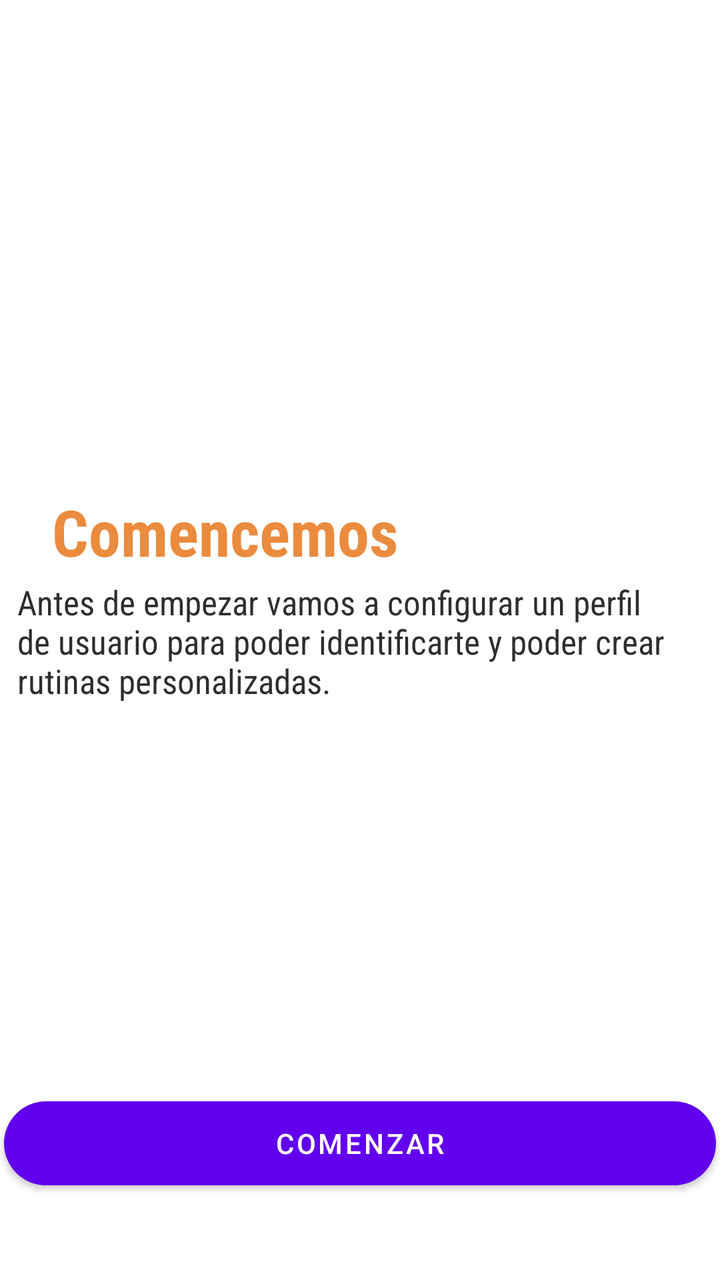
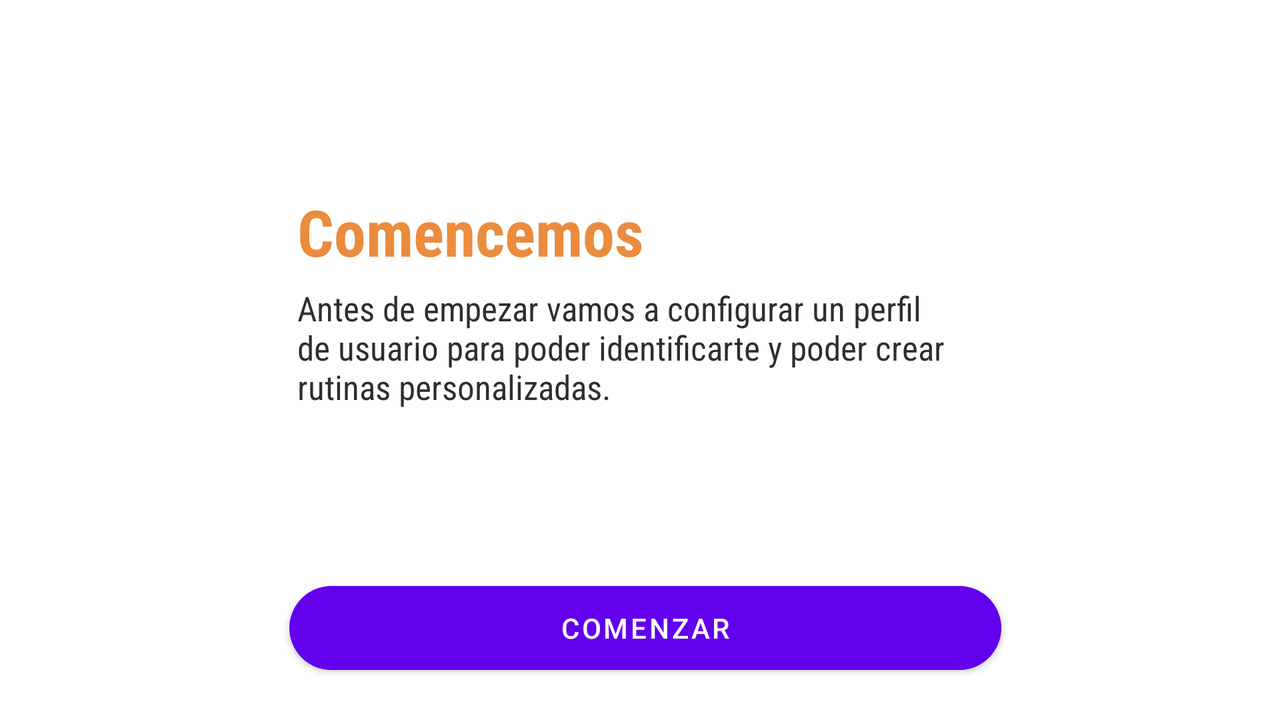

One screen, two layout resources from the same app: the default and the repository's alternative for another configuration. Each is rendered where Android would select it; the XML of both is given below.
<!-- AndroidManifest.xml: application theme Theme.PruebaMonigote -->
<!-- res/layout/fragmento_registro1.xml -->
<?xml version="1.0" encoding="utf-8"?>
<androidx.constraintlayout.widget.ConstraintLayout xmlns:android="http://schemas.android.com/apk/res/android"
    xmlns:app="http://schemas.android.com/apk/res-auto"
    xmlns:tools="http://schemas.android.com/tools"
    android:layout_width="match_parent"
    android:layout_height="match_parent"
    tools:context=".FragmentoRegistro1"
    android:background="@android:color/transparent">

    <TextView
        android:id="@+id/tv1"
        style="@style/f_gc_s"
        android:layout_width="343dp"
        android:layout_height="89dp"
        android:text="@string/str8"
        app:layout_constraintBottom_toBottomOf="parent"
        app:layout_constraintEnd_toEndOf="parent"
        app:layout_constraintStart_toStartOf="parent"
        app:layout_constraintTop_toTopOf="parent"
        app:layout_constraintVertical_bias="0.526" />

    <TextView
        android:id="@+id/tv2"
        style="@style/f_n_l_b"
        android:layout_width="wrap_content"
        android:layout_height="wrap_content"
        android:text="@string/str7"
        app:layout_constraintBottom_toBottomOf="parent"
        app:layout_constraintEnd_toEndOf="parent"
        app:layout_constraintHorizontal_bias="0.14"
        app:layout_constraintStart_toStartOf="parent"
        app:layout_constraintTop_toTopOf="parent"
        app:layout_constraintVertical_bias="0.409" />

    <Button
        android:id="@+id/btnAnndirRutina"
        android:layout_width="356dp"
        android:layout_height="42dp"
        android:background="@drawable/round_btn_naranja"
        android:onClick="continuar"
        android:text="@string/str5"
        android:textColor="#FFFFFF"
        app:layout_constraintBottom_toBottomOf="parent"
        app:layout_constraintEnd_toEndOf="parent"
        app:layout_constraintHorizontal_bias="0.509"
        app:layout_constraintStart_toStartOf="parent"
        app:layout_constraintTop_toTopOf="parent"
        app:layout_constraintVertical_bias="0.921" />

</androidx.constraintlayout.widget.ConstraintLayout>
<!-- resources referenced by this layout -->
<resources>
  <!-- drawable round_btn_naranja (drawable) -->
  <?xml version="1.0" encoding="utf-8"?>
  <shape xmlns:android="http://schemas.android.com/apk/res/android">
      <solid android:color="@color/naranjaMasOscuro"/>
          <corners android:radius="45dp" />
  </shape>
  <string name="str5">Comenzar</string>
  <string name="str7">Comencemos</string>
  <string name="str8">Antes de empezar vamos a configurar un perfil de usuario para poder identificarte y poder crear rutinas personalizadas.</string>
  <style name="f_gc_s">
          <item name="android:fontFamily">sans-serif-condensed</item>
          <item name="android:textColor">#2E2E2E</item>
          <item name="android:textSize">17dp</item>
      </style>
  <style name="f_n_l_b">
          <item name="android:fontFamily">sans-serif-condensed</item>
          <item name="android:textColor">#EB8B3E</item>
          <item name="android:textSize">32dp</item>
          <item name="android:textStyle">bold</item>
      </style>
  <style name="Theme.PruebaMonigote" parent="Theme.MaterialComponents.DayNight.NoActionBar">
          
          <item name="colorPrimary">@color/purple_500</item>
          <item name="colorPrimaryVariant">@color/purple_700</item>
          <item name="colorOnPrimary">@color/white</item>
          
          <item name="colorSecondary">@color/teal_200</item>
          <item name="colorSecondaryVariant">@color/teal_700</item>
          <item name="colorOnSecondary">@color/black</item>
          
          <item name="android:statusBarColor">?attr/colorPrimaryVariant</item>
          
      </style>
  <color name="naranjaMasOscuro">#EB8B3E</color>
  <color name="purple_500">#FF6200EE</color>
  <color name="purple_700">#EB8B3E</color>
  <color name="white">#FFFFFFFF</color>
  <color name="teal_200">#EB8B3E</color>
  <color name="teal_700">#EB8B3E</color>
  <color name="black">#FF000000</color>
</resources>
<!-- res/layout-land/fragmento_registro1.xml (the repository's variant of the layout above) -->
<!-- drawn on the phone turned sideways -->
<?xml version="1.0" encoding="utf-8"?>
<androidx.constraintlayout.widget.ConstraintLayout xmlns:android="http://schemas.android.com/apk/res/android"
    xmlns:app="http://schemas.android.com/apk/res-auto"
    xmlns:tools="http://schemas.android.com/tools"
    android:layout_width="match_parent"
    android:layout_height="match_parent"
    tools:context=".FragmentoRegistro1"
    android:background="@android:color/transparent">

    <TextView
        android:id="@+id/tv1"
        style="@style/f_gc_s"
        android:layout_width="343dp"
        android:layout_height="89dp"
        android:text="@string/str8"
        app:layout_constraintBottom_toBottomOf="parent"
        app:layout_constraintEnd_toEndOf="parent"
        app:layout_constraintStart_toStartOf="parent"
        app:layout_constraintTop_toTopOf="parent"
        app:layout_constraintVertical_bias="0.526" />

    <TextView
        android:id="@+id/tv2"
        style="@style/f_n_l_b"
        android:layout_width="wrap_content"
        android:layout_height="wrap_content"
        android:text="@string/str7"
        app:layout_constraintBottom_toBottomOf="parent"
        app:layout_constraintStart_toStartOf="@+id/tv1"
        app:layout_constraintTop_toTopOf="parent"
        app:layout_constraintVertical_bias="0.298" />

    <Button
        android:id="@+id/btnAnndirRutina"
        android:layout_width="356dp"
        android:layout_height="42dp"
        android:background="@drawable/round_btn_naranja"
        android:onClick="continuar"
        android:text="@string/str5"
        android:textColor="#FFFFFF"
        app:layout_constraintBottom_toBottomOf="parent"
        app:layout_constraintEnd_toEndOf="parent"
        app:layout_constraintHorizontal_bias="0.509"
        app:layout_constraintStart_toStartOf="parent"
        app:layout_constraintTop_toTopOf="parent"
        app:layout_constraintVertical_bias="0.921" />

</androidx.constraintlayout.widget.ConstraintLayout>
